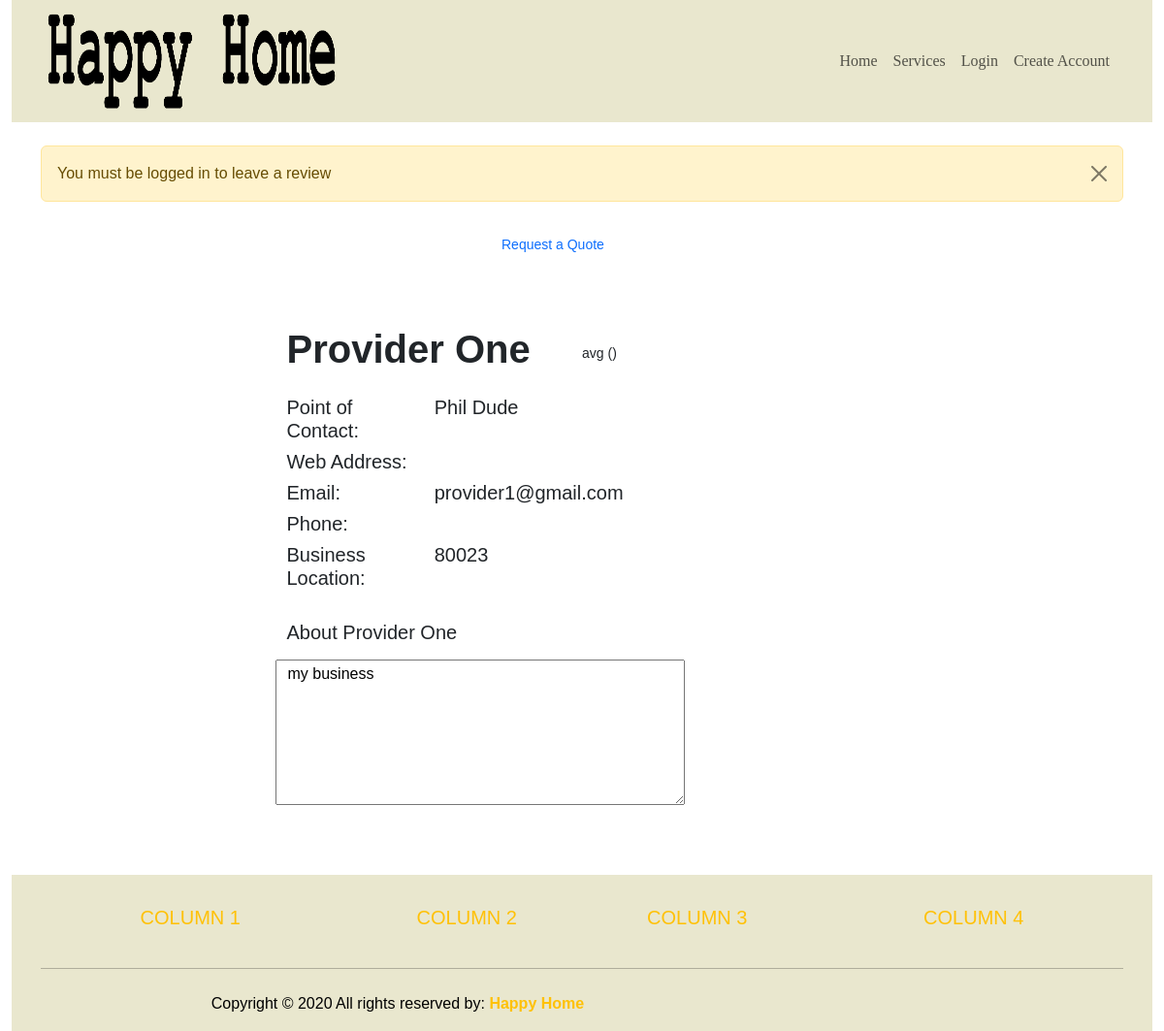
Page /review21 on the committed database.
### happy_home/models.py (models this page shows, shortened)
class Provider(models.Model):
    user = models.IntegerField(null=True)
    name = models.CharField(max_length=200)
    poc_first = models.CharField(max_length=50, blank=True)
    poc_last = models.CharField(max_length=50, blank=True)
    address = models.CharField(max_length=200)
    city = models.CharField(max_length=50)
    state = models.CharField(max_length=2)
    zip = models.CharField(max_length=20)
    email = models.EmailField(max_length=200)
    url = models.CharField(max_length=500, blank=True)
    phone = models.CharField(max_length=20, blank=True)
    description = models.CharField(max_length=5000, blank=True)
    cleaning = models.BooleanField(default=False, blank=True)
    plumbing = models.BooleanField(default=False, blank=True)
    electrical = models.BooleanField(default=False, blank=True)
    improvement = models.BooleanField(default=False, blank=True)
    landscape = models.BooleanField(default=False, blank=True)

### happy_home/views.py (the view)
# urls.py: path('review<profile_user>', views.review, name='review'),
def review(request, profile_user):
    url = request.META.get('HTTP_REFERER')
    if request.user.is_authenticated:
        current = Consumer.objects.get(email=request.user.email)
        if request.method == "POST":
            try:
                reviews = Review.objects.get(consumer=current.user, provider=profile_user)
                form = ReviewForm(request.POST, instance=reviews)
                form.save()
                messages.success(request, ('Review updated'))
                return redirect('home')
            except Review.DoesNotExist:
                form = ReviewForm(request.POST)
                if form.is_valid():
                    data = Review()
                    data.title = form.cleaned_data['title']
                    data.rating = form.cleaned_data['rating']
                    data.text = form.cleaned_data['text']
                    data.provider = profile_user
                    data.consumer = current.user
                    data.save()
                    messages.success(request, ('Review saved'))
                    return redirect('login')
        else:
            profile = Provider.objects.get(user=profile_user)
            return render(request, 'review.html', {'profile':profile})
    else:
        messages.success(request, ('You must be logged in to leave a review'))
        profile = Provider.objects.get(user=profile_user)
        return render(request, 'public_profile.html', {'profile':profile} )

### happy_home/templates/public_profile.html (shortened to what this page needs)
{% extends 'base.html' %}
{% block content %}
<div class="row justify-content-center d-flex pb-5">
    <div class="col-md-2">
        <p><small><a class="page-links"  role="link" style="text-decoration: none;" href="{% url 'quote' profile.user %}">Request a Quote</a></small></p>
    </div>
</div>
<div class="row">
    <div class="container col-md-7 p-2 mx-auto">
        <div class="row mx-2">
            <div class="row mb-3">
                <h1  class="col-6"><strong>{{ profile.name }}</strong></h1>
                    <h7 class="col-2 pt-3"><small>avg {{stats.average}} ({{stats.index}})</small></h7>
            </div>
            <div class="row">
                <h5 class="col-3">Point of Contact: </h5>
                <h5 class="col-4">{{profile.poc_first}} {{profile.poc_last}}</h5>
            </div>
            <div class="row">
                <h5 class="col-3">Web Address: </h5>
                <h5 class="col-4"><small>{{profile.url}}</small></h5>
            </div>
            <div class="row">
                <h5 class="col-3">Email: </h5>
                <h5 class="col-4">{{profile.email}}</h5>
            </div>
            <div class="row">
                <h5 class="col-3">Phone: </h5>
                <h5 class="col-4">{{profile.phone}}</h5>
            </div>
            <div class="row">
                <h5 class="col-3">Business Location: </h5>
                <h5 class="col-4">{{profile.zip}}</h5>
            </div>
            <h5 class="pt-4 pb-2">About {{profile.name}}</h5>
                <textarea class="col-8" rows="6">{{ profile.description }}</textarea>
        </div>
    </div>
</div>
{% endblock %}

### happy_home/static/css/main_bs.css (style rules this page uses)
body { font-family: "Gill Sans", Helvetica, Arial, "sans-serif"; }

### rows in the picture
Provider: name "Provider One", poc_first "Phil", poc_last "Dude", email "provider1@gmail.com", zip "80023", description "my business"

### other values in the picture
{{ message }} "You must be logged in to leave a review"
